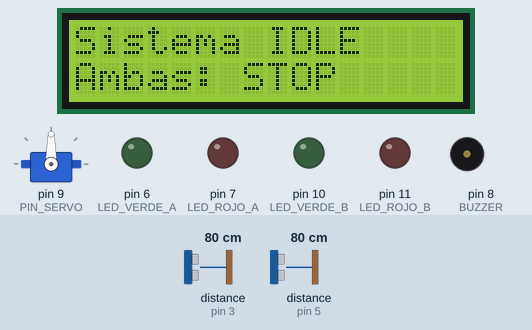
The sketch below on a simulated Arduino Uno, built with avr-gcc and run on an emulated ATmega328P. Parts: servo, 16×2 character LCD, output pins drawn as LEDs (lit = HIGH), buzzer (waves = sounding). Wiring (inferred from the names in the program): 2 × ultrasonic range finder: trigger pin 2, echo pin 3 / trigger pin 4, echo pin 5. Inputs (shaded band) come from the test bench; at power-on: distance to the obstacle (sensors on pin 3, pin 5) 80 cm. The echo pulse lasts 58.3 µs per cm; pins used as bus, display or sensor lines are not drawn; what the sketch prints to the serial monitor is not drawn.

Above: at 2.8 s.
2.9 s: distance to the obstacle (sensor on pin 3) set to 34 cm
4.4 s: distance to the obstacle (sensor on pin 3) set to 28 cm
At 5.6 s:
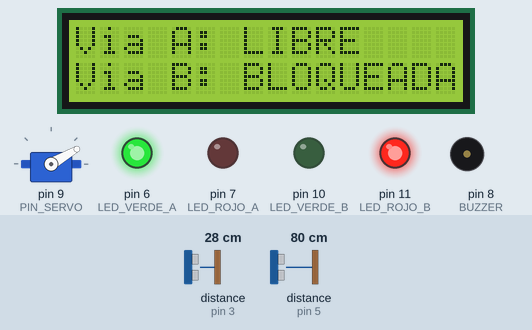
5.9 s: distance to the obstacle (sensor on pin 5) set to 12 cm
At 7.1 s:
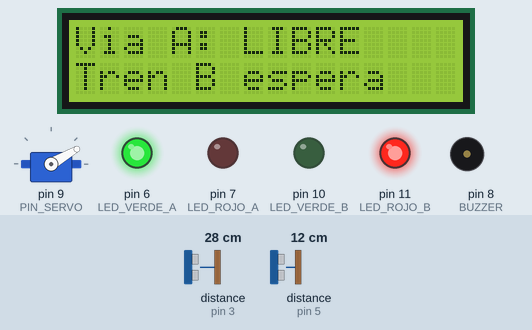
8.9 s: distance to the obstacle (sensor on pin 5) set to 9 cm
At 9.5 s:
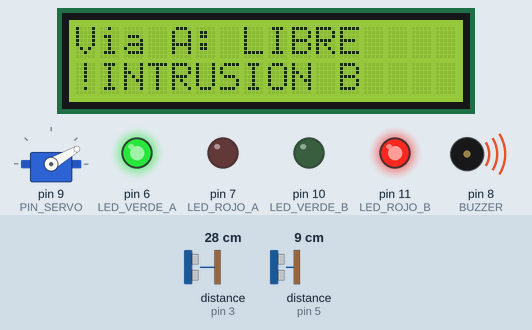
11.9 s: distance to the obstacle (sensor on pin 3) set to 35 cm
At 14.72 s:
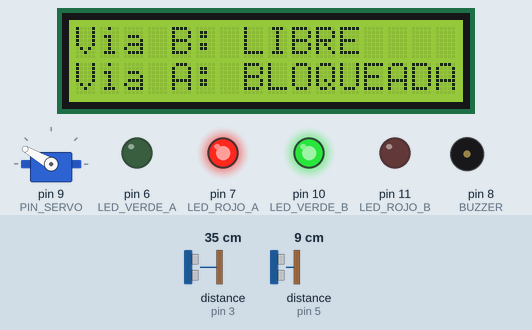
14.9 s: distance to the obstacle (sensor on pin 3) set to 2 cm
At 15.6 s:
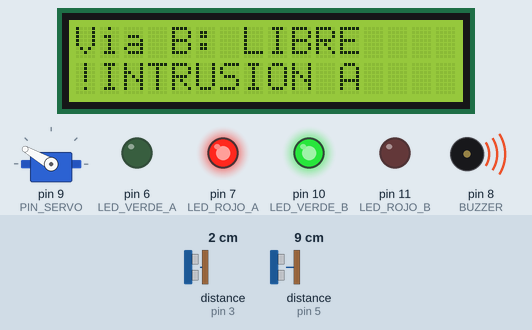
Timing chart, 0 to 18.9 s (numbered marks = the images above; inputs shaded):
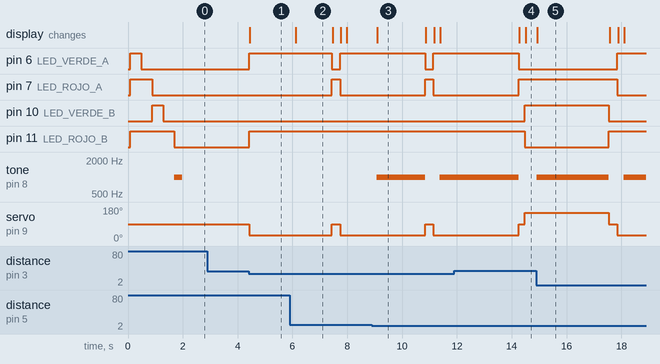

The sketch:

interlocking_ferroviario.ino
```cpp
#include <Servo.h>
#include <Adafruit_LiquidCrystal.h>

// ── Pines ──────────────────────────────────────
#define TRIG_A      2
#define ECHO_A      3
#define TRIG_B      4
#define ECHO_B      5
#define LED_VERDE_A 6
#define LED_ROJO_A  7
#define BUZZER      8
#define PIN_SERVO   9
#define LED_VERDE_B 10
#define LED_ROJO_B  11

// LCD sin I2C: RS, EN, D4, D5, D6, D7
Adafruit_LiquidCrystal lcd(0);
Servo cambiavia;

// ── Constantes ─────────────────────────────────
#define DIST_TREN      30
#define DIST_INTRUSION 10
#define T_DESPEJE      3000

// ── Estado ─────────────────────────────────────
enum Estado { IDLE, VIA_A_ACTIVA, VIA_B_ACTIVA };
Estado estadoActual = IDLE;
unsigned long tiempoInicio  = 0;

// ── Timestamps de detección ────────────────────
unsigned long llegadaA = 0;  // momento en que A cruzó los 30cm
unsigned long llegadaB = 0;  // momento en que B cruzó los 30cm
bool trenAPresente = false;
bool trenBPresente = false;

// ───────────────────────────────────────────────
long medirDistancia(int trig, int echo) {
  digitalWrite(trig, LOW);  delayMicroseconds(2);
  digitalWrite(trig, HIGH); delayMicroseconds(10);
  digitalWrite(trig, LOW);
  long dur = pulseIn(echo, HIGH, 30000);
  if (dur == 0) return 999;
  return dur * 0.034 / 2;
}

void semaforo(int pinR, int pinG, bool verde) {
  digitalWrite(pinR, verde ? LOW  : HIGH);
  digitalWrite(pinG, verde ? HIGH : LOW);
}

void activarViaA() {
  estadoActual = VIA_A_ACTIVA;
  tiempoInicio = millis();
  cambiavia.write(30);
  semaforo(LED_ROJO_A, LED_VERDE_A, true);
  semaforo(LED_ROJO_B, LED_VERDE_B, false);
  lcd.clear();
  lcd.setCursor(0, 0);
  lcd.print("Via A: LIBRE");
  lcd.setCursor(0, 1);
  lcd.print("Via B: BLOQUEADA");
  Serial.println(">> VIA A ACTIVA (llego primero)");
}

void activarViaB() {
  estadoActual = VIA_B_ACTIVA;
  tiempoInicio = millis();
  cambiavia.write(150);
  semaforo(LED_ROJO_A, LED_VERDE_A, false);
  semaforo(LED_ROJO_B, LED_VERDE_B, true);
  lcd.clear();
  lcd.setCursor(0, 0);
  lcd.print("Via B: LIBRE");
  lcd.setCursor(0, 1);
  lcd.print("Via A: BLOQUEADA");
  Serial.println(">> VIA B ACTIVA (llego primero)");
}

void resetIDLE() {
  estadoActual = IDLE;
  llegadaA = 0;
  llegadaB = 0;
  trenAPresente = false;
  trenBPresente = false;
  cambiavia.write(90);
  semaforo(LED_ROJO_A, LED_VERDE_A, false);
  semaforo(LED_ROJO_B, LED_VERDE_B, false);
  noTone(BUZZER);
  lcd.clear();
  lcd.setCursor(0, 0);
  lcd.print("Sistema IDLE");
  lcd.setCursor(0, 1);
  lcd.print("Ambas: STOP");
  Serial.println(">> IDLE");
}

// ───────────────────────────────────────────────
void setup() {
  Serial.begin(9600);

  pinMode(TRIG_A,      OUTPUT);
  pinMode(ECHO_A,      INPUT);
  pinMode(TRIG_B,      OUTPUT);
  pinMode(ECHO_B,      INPUT);
  pinMode(LED_VERDE_A, OUTPUT);
  pinMode(LED_ROJO_A,  OUTPUT);
  pinMode(LED_VERDE_B, OUTPUT);
  pinMode(LED_ROJO_B,  OUTPUT);
  pinMode(BUZZER,      OUTPUT);

  cambiavia.attach(PIN_SERVO);
  cambiavia.write(90);

  lcd.begin(16, 2);
  lcd.setCursor(0, 0);
  lcd.print("Sistema IDLE");
  lcd.setCursor(0, 1);
  lcd.print("Ambas: STOP");

  semaforo(LED_ROJO_A, LED_VERDE_A, false);
  semaforo(LED_ROJO_B, LED_VERDE_B, false);

  // Test visual de arranque
  Serial.println("Iniciando test de pines...");
  digitalWrite(LED_VERDE_A, HIGH); delay(400);
  digitalWrite(LED_VERDE_A, LOW);
  digitalWrite(LED_ROJO_A,  HIGH); delay(400);
  digitalWrite(LED_ROJO_A,  LOW);
  digitalWrite(LED_VERDE_B, HIGH); delay(400);
  digitalWrite(LED_VERDE_B, LOW);
  digitalWrite(LED_ROJO_B,  HIGH); delay(400);
  digitalWrite(LED_ROJO_B,  LOW);
  tone(BUZZER, 1000, 300);
  Serial.println("Test completo. Sistema listo.");
}

// ───────────────────────────────────────────────
void loop() {
  long distA = medirDistancia(TRIG_A, ECHO_A);
  long distB = medirDistancia(TRIG_B, ECHO_B);
  unsigned long ahora = millis();

  // ── Registrar timestamp de primera detección ──
  if (distA < DIST_TREN && !trenAPresente) {
    trenAPresente = true;
    llegadaA = ahora;
    Serial.print("Tren A detectado en t=");
    Serial.println(llegadaA);
  }
  if (distA >= DIST_TREN) trenAPresente = false;

  if (distB < DIST_TREN && !trenBPresente) {
    trenBPresente = true;
    llegadaB = ahora;
    Serial.print("Tren B detectado en t=");
    Serial.println(llegadaB);
  }
  if (distB >= DIST_TREN) trenBPresente = false;

  Serial.print("A="); Serial.print(distA);
  Serial.print("cm | B="); Serial.print(distB);
  Serial.print("cm | Estado="); Serial.println(estadoActual);

  switch (estadoActual) {

    case IDLE:
      // Solo actúa si al menos uno detectó un tren
      if (trenAPresente || trenBPresente) {

        // Ambos presentes: gana el que llegó primero
        if (trenAPresente && trenBPresente) {
          Serial.print("Conflicto! A llego en: "); Serial.print(llegadaA);
          Serial.print(" | B llego en: ");         Serial.println(llegadaB);
          if (llegadaA <= llegadaB) activarViaA();
          else                      activarViaB();
        }
        // Solo A presente
        else if (trenAPresente) activarViaA();
        // Solo B presente
        else                    activarViaB();
      }
      break;

    case VIA_A_ACTIVA:
      if (distB < DIST_INTRUSION) {
        tone(BUZZER, 1000);
        lcd.setCursor(0, 1);
        lcd.print("!INTRUSION B    ");
        Serial.println("!! INTRUSION B");
      } else if (distB < DIST_TREN) {
        noTone(BUZZER);
        lcd.setCursor(0, 1);
        lcd.print("Tren B espera   ");
      } else {
        noTone(BUZZER);
      }
      if (millis() - tiempoInicio > T_DESPEJE) resetIDLE();
      break;

    case VIA_B_ACTIVA:
      if (distA < DIST_INTRUSION) {
        tone(BUZZER, 1000);
        lcd.setCursor(0, 1);
        lcd.print("!INTRUSION A    ");
        Serial.println("!! INTRUSION A");
      } else if (distA < DIST_TREN) {
        noTone(BUZZER);
        lcd.setCursor(0, 1);
        lcd.print("Tren A espera   ");
      } else {
        noTone(BUZZER);
      }
      if (millis() - tiempoInicio > T_DESPEJE) resetIDLE();
      break;
  }

  delay(200);
}
```

Measured:
- the behaviour switches between 31 and 30 cm on distance to the obstacle (sensor on pin 3) (found by bisection; images 0 and 1)
- the behaviour switches between 11 and 10 cm on distance to the obstacle (sensor on pin 5) (found by bisection; images 2 and 3)
- after the input at 2.9 s, every drawn part: stays the same
- after the input at 4.4 s, pin 6 (LED_VERDE_A), pin 11 (LED_ROJO_B): LOW → HIGH at once; servo on pin 9 (PIN_SERVO): 90° → 30° at once; the display: changes after 0.05 s (image 1)
- after the input at 5.9 s, the display: changes after 0.22 s (image 2)
- after the input at 8.9 s, tone on pin 8 (BUZZER): silent → 1000 Hz after 0.17 s, → silent 1.8 s later, → 1000 Hz 0.54 s later; the display: changes after 0.19 s (image 3)
- after the input at 11.9 s, pin 6 (LED_VERDE_A): goes on until 14.3 s, then stays LOW; pin 7 (LED_ROJO_A): goes on until 14.3 s, then stays HIGH; pin 10 (LED_VERDE_B): LOW → HIGH after 2.6 s; pin 11 (LED_ROJO_B): HIGH → LOW after 2.6 s; the display: first differs from a run without the input after 2.6 s (image 4)
- after the input at 14.9 s, pin 6 (LED_VERDE_A): LOW → HIGH after 2.9 s; pin 7 (LED_ROJO_A): HIGH → LOW after 2.9 s
